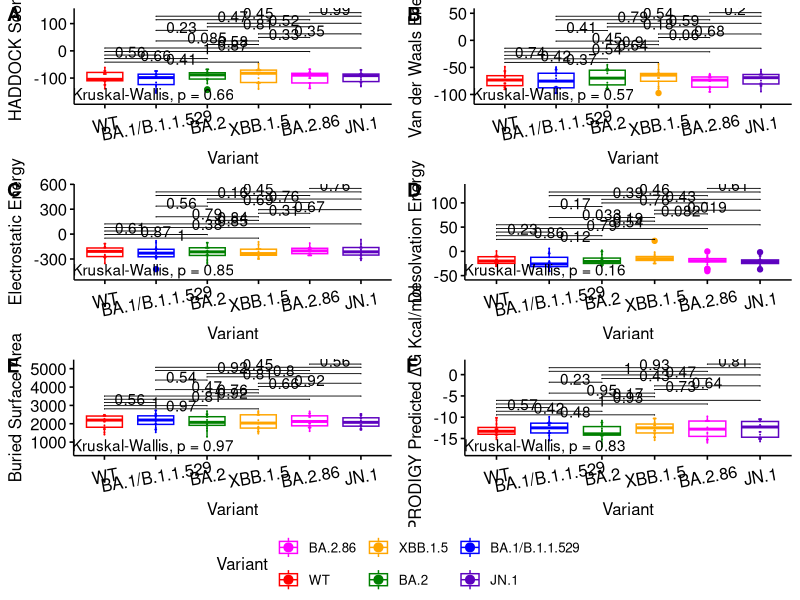

R code for this plot:
#!/usr/local/bin/Rscript

## Working directory
#setwd(".")


## Libraries
library(dplyr)
library(ggplot2)
library(ggpubr)

df <- read.csv("../FinalTables/HADDOCK_Results_FINAL.csv")
variant_comparisons <- combn(c("WT", "XBB.1.5", "BA.2", "BA.1/B.1.1.529", "BA.2.86", "JN.1"), 2, simplify = FALSE)
var_order <- c('WT', 'BA.1/B.1.1.529', 'BA.2', 'XBB.1.5', 'BA.2.86', 'JN.1') 

# Create controls subset and add them to boxplots
## controls <- df[df$Antibody.Name %in% c('C105','C102','COVOX150', 'LYCOV555', 'LYCOV1404'),]
## geom_dotplot(data = controls, binaxis = "y", stackdir = "center", color = "#000000")

#Create boxplot for HADDOCK Scores
had_boxplot <- ggboxplot(df,
                         x = "Variant",
                         y = "HADDOCK.score",
                         ylab="HADDOCK Score",
                         xlab = "Variant",
                         color = "Variant",
                         palette = c("#FF00FF", "#FF0000", "#FFA500", "#008000","#0000FF", "#5d02bf"),
                         add = "dotplot") + 
  #geom_dotplot(data = controls, binaxis = "y", stackdir = "center", color = "#000000") + 
  stat_compare_means(comparisons = variant_comparisons, method = "wilcox", tip.length = 0.01, vjust = 0.3) +
  stat_compare_means(label.y = -180) + 
  aes(x = factor(Variant, level = var_order)) + xlab("Variant") + 
  theme(axis.text.x = element_text(angle = 10, vjust = 0.7, hjust= 0.5))
#had_boxplot + ggtitle("HADDOCK Score vs Variant") + theme(plot.title = element_text(hjust = 0.5))

#Create boxplot for Van der Waals Energy
vdw_boxplot <- ggboxplot(df,
                         x = "Variant",
                         y = "Van.der.Waals.energy",
                         ylab="Van der Waals Energy",
                         xlab = "Variant",
                         color = "Variant",
                         palette = c("#FF00FF", "#FF0000", "#FFA500", "#008000","#0000FF", "#5d02bf"),
                         add = "dotplot") + 
  #geom_dotplot(data = controls, binaxis = "y", stackdir = "center", color = "#000000") + 
  stat_compare_means(comparisons = variant_comparisons, method = "wilcox", tip.length = 0.01, vjust = 0.3) +
  stat_compare_means(label.y = -110) + 
  aes(x = factor(Variant, level = var_order)) + xlab("Variant") + 
  theme(axis.text.x = element_text(angle = 10, vjust = 0.7, hjust=0.5))
#vdw_boxplot + ggtitle("Van der Waals Energy vs Variant") + theme(plot.title = element_text(hjust = 0.5))

#Create boxplit for Electrostatic Energy
ee_boxplot <- ggboxplot(df,
                         x = "Variant",
                         y = "Electrostatic.energy",
                         ylab="Electrostatic Energy",
                         xlab = "Variant",
                         color = "Variant",
                         palette = c("#FF00FF", "#FF0000", "#FFA500", "#008000","#0000FF", "#5d02bf"),
                         add = "dotplot") + 
  #geom_dotplot(data = controls, binaxis = "y", stackdir = "center", color = "#000000") + 
  stat_compare_means(comparisons = variant_comparisons, method = "wilcox", tip.length = 0.01, vjust = 0.3) +
  stat_compare_means(label.y = -500) + 
  aes(x = factor(Variant, level = var_order)) + xlab("Variant") + 
  theme(axis.text.x = element_text(angle = 10, vjust = 0.7, hjust=0.5))
#ee_boxplot + ggtitle("Electrostatic Energy vs Variant") + theme(plot.title = element_text(hjust = 0.5))

#Create boxplot for Desolvation Energy
de_boxplot <- ggboxplot(df,
                         x = "Variant",
                         y = "Desolvation.energy",
                         ylab="Desolvation Energy",
                         xlab = "Variant",
                         color = "Variant",
                         palette = c("#FF00FF", "#FF0000", "#FFA500", "#008000","#0000FF", "#5d02bf"),
                         add = "dotplot") + 
  #geom_dotplot(data = controls, binaxis = "y", stackdir = "center", color = "#000000") + 
  stat_compare_means(comparisons = variant_comparisons, method = "wilcox", tip.length = 0.01, vjust = 0.3) +
  stat_compare_means(label.y = -50) + 
  aes(x = factor(Variant, level = var_order)) + xlab("Variant") + 
  theme(axis.text.x = element_text(angle = 10, vjust = 0.7, hjust=0.5))
#de_boxplot + ggtitle("Desolvation Energy vs Variant") + theme(plot.title = element_text(hjust = 0.5))

#Create boxplot for Buried Surface Area
bsa_boxplot <- ggboxplot(df,
                         x = "Variant",
                         y = "Buried.Surface.Area",
                         ylab="Buried Surface Area",
                         xlab = "Variant",
                         color = "Variant",
                         palette = c("#FF00FF", "#FF0000", "#FFA500", "#008000","#0000FF", "#5d02bf"),
                         add = "dotplot") + 
  #geom_dotplot(data = controls, binaxis = "y", stackdir = "center", color = "#000000") + 
  stat_compare_means(comparisons = variant_comparisons, method = "wilcox", tip.length = 0.01, vjust = 0.3) +
  stat_compare_means(label.y = 500) + 
  aes(x = factor(Variant, level = var_order)) + xlab("Variant") + 
  theme(axis.text.x = element_text(angle = 10, vjust = 0.7, hjust=0.5))
#bsa_boxplot + ggtitle("Buried Surface Area vs Variant") + theme(plot.title = element_text(hjust = 0.5))

#Create boxplot for PRODIGY Predicted deltaG
pro_boxplot <- ggboxplot(df,
                         x = "Variant",
                         y = "prodigy_deltaG_kcalpermol",
                         ylab="PRODIGY Predicted \u0394G\n Kcal/mol",
                         xlab = "Variant",
                         color = "Variant",
                         palette = c("#FF00FF", "#FF0000", "#FFA500", "#008000","#0000FF", "#5d02bf"),
                         add = "dotplot") + 
  #geom_dotplot(data = controls, binaxis = "y", stackdir = "center", color = "#000000") + 
  stat_compare_means(comparisons = variant_comparisons, method = "wilcox", tip.length = 0.01, vjust = 0.3) +
  stat_compare_means(label.y = -18) + 
  aes(x = factor(Variant, level = var_order)) + 
  labs(x="Variant", y=expression("PRODIGY Predicted "*Delta*"G Kcal/mol")) + 
  theme(axis.text.x = element_text(angle = 10, vjust = 0.7, hjust=0.5))
#pro_boxplot + ggtitle("PRODIGY Predicted \u0394G vs Variant") + theme(plot.title = element_text(hjust = 0.5))

#Show all boxplots in one single table and save to image
all_boxplots <- ggarrange(had_boxplot, 
          vdw_boxplot, 
          ee_boxplot, 
          de_boxplot, 
          bsa_boxplot, 
          pro_boxplot, 
          ncol=2, nrow=3, 
          labels = c("A", "B", "C", "D", "E", "F"), 
          common.legend = TRUE, legend="bottom")

ggsave(all_boxplots, filename = "antibodies_boxplots.pdf", device = "pdf", height = 11.5, width = 9, dpi = 300, units = "in", scale = 1.25)
